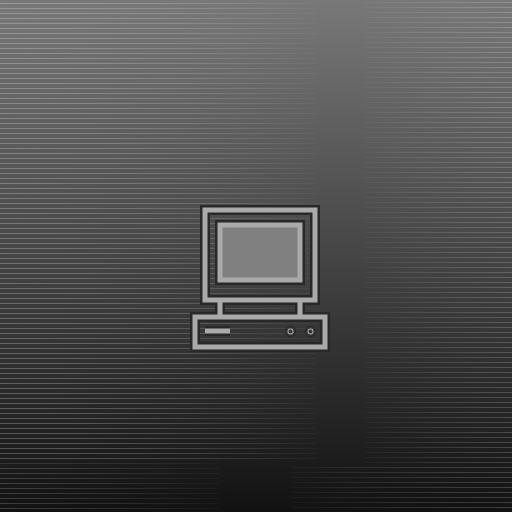
Frame 1 (no input)
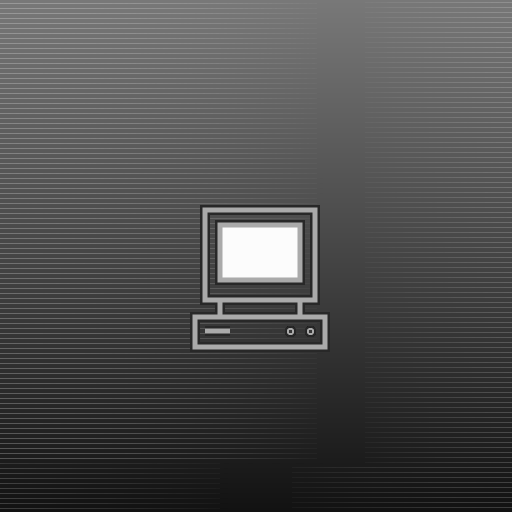
Frame 60 (no input)
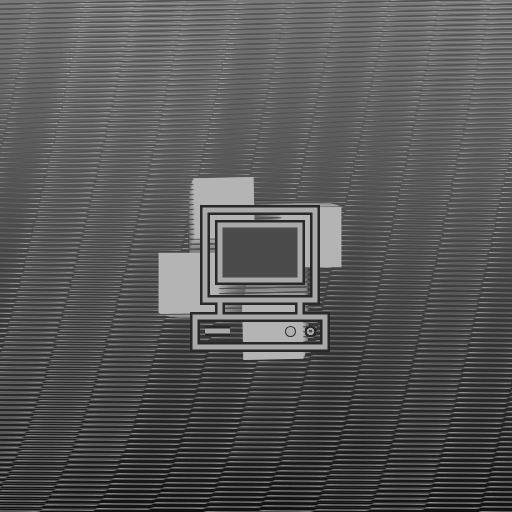
Frame 120 (the mouse pressed at the canvas centre since frame 60)

The p5.js sketch that drew these frames (run headless with seeded random() and noise() and a simulated clock; from frame 60 on, the mouse is pressed at the canvas centre):

// p5.js sketch
// ── sketch.js
///////////////////////-INSTRUCCIONES-///////////////////////////////
//////-PRESIONAR CLICK DERECHO PARA EL INICIO DEL MOVIMIENTO-///////
/////-PRESIONAR LAS TECLAS 1,2,3 Y 4 RESPECTIVAMENTE O EN ORDEN-/////
/////-ALEATORIO PARA GENERAR DIFERENTES FONDOS-/////////////////////

var angulo1 = 0.0; //rect. que se mueven
var angulo2 = 0.0; //color de la computadora
var desplazamiento = 40;
var escalar = 2;
var velocidad1 = 0.02;
var velocidad2 = 0.5;
var color1;
var color2;

function setup() {
  createCanvas(512, 512);
  frameRate(60);

  ////////////////////////FONDO//////////////////////////////
  for (var a = 0; a < 400; a++) {
    strokeWeight(5);
    stroke(2 * a * 0.5);
    line(-100 * a * 50, 600 + a * 2, 600 + a, 600 - a * 5);
  }
  ///////////////////////////////////////////////////////////
}

function draw() {
  //console.log("x: " + mouseX + " y:" + mouseY);

  //////////////VAR. COLORES EN MOVIMIENTO////////////////////////////
  var x1 = desplazamiento + sin(angulo1 * 2) * escalar;
  var y1 = desplazamiento + cos(angulo1 / 2) * escalar;
  var x2 = desplazamiento - sin(angulo1 * 2) * escalar;
  var y2 = desplazamiento - cos(angulo1 / 2) * escalar;

  var valorSeno = sin(angulo2);
  var color1 = map(-valorSeno, -1, 1, 0, 255);
  var color2 = map(valorSeno, -1, 1, 0, 255);
  ///////////////////////////////////////////////////////////////////////

  //////////////////TECLA 2 circulos//////////////////////////////////
  if (keyIsDown) {
    if (key == "2") {
      desplazamiento = desplazamiento + 10;
      if ((desplazamiento) => 75) {
        desplazamiento = 70;
      }
      for (i = 0.3; i < 30; i++) {
        for (j = 0.3; j < 30; j++) {
          rectMode(CENTER);
          noStroke();

          fill(random(0, 255), 90);
          ellipse(i * 25, random(j * 500, 0), random(0, 20));
        }
      }
    }
  }
  //////////////////////////////////////////////////////////////////////

  ///////////////////TECLA 1 //////////////////////////////////////
  push();
  if (keyIsDown) {
    if (key == "1") {
      for (i = 0.3; i < 30; i++) {
        for (j = 0.3; j < 30; j++) {
          rectMode(CENTER);
          stroke(color2, 1);
          fill(random(100, 150), 10);
          rect(i * 25, j * 25, random(5, 100));
        }
      }
    }
  }
  pop();
  ///////////////////////////////////////////////////////////////////////

  /////////////RECT. EN MOVIMIENTO  CLICK/////////////////////////////////
  push();
  if (keyIsDown) {
    if (mouseButton == LEFT) {
      for (var a = 0; a < 400; a++) {
        strokeWeight(1);
        stroke(color2, 100);
        line(-300 * a, 600 + a, 600 + a, 600 - a * 5);
      }
    }
  }
  pop();

  push();
  if (keyIsDown) {
    if (mouseButton == LEFT) {
      fill(color1);

      translate(180, 190);
      //strokeWeight(1);
      //stroke(color2);
      noStroke(0);
      rect(x1, y1, 60, 60);
      rect(x2, y2, 60, 60);
      translate(0, 150);
      rotate(300);
      rect(x2, y2, 60, 60);
      rect(x1, y1, 60, 60);

      //////velocidad en reversa de los rect
      push();
      if (x1 > 200 && y1 > 200) {
        velocidad1 = -velocidad1;
        velocidad2 = -velocidad2;
      }
      pop();
    }
  }
  pop();

  ////////////////////////TECLA 3 CUADRADOS/////////////////////////////
  if (keyIsDown) {
    if (key == "3")
      for (i = 0.3; i < 30; i++) {
        for (j = 0.3; j < 30; j++) {
          rectMode(CENTER);
          stroke(color1, 2);
          fill(random(100, 150), 10);
          rect(i * 50, j * 50, 40);
        }
      }
  }
  ///////////////////////////////////////////////////////////////////////

  ///////////////////////TECLA 4////////////////////////////////////////

  push();
  if (keyIsDown) {
    if (key == "4") {
      for (var a = 0; a < 400; a++) {
        strokeWeight(4);
        stroke(2 * a, 200);
        line(-100 * a * 50, 600 + a, 600 + a, 600 - a * 5);
      }
      for (i = 0.3; i < 30; i++) {
        for (j = 0.3; j < 30; j++) {
          rectMode(CENTER);
          stroke(color1, 2);
          fill(random(100, 150), 20);
          ellipse(i * 50, j * 50, 40);
        }
      }
    }
  }
  pop();

  ///////////////////////////////////////////////////////////

  /////////////////////////COMPUTADORA///////////////////////////////
  push();
  rectMode(CORNER);
  stroke(40);
  strokeWeight(10);
  rect(220, 225, 80, 55);
  noFill();
  rect(205, 210, 110, 90);
  line(220, 302, 220, 315);
  line(300, 302, 300, 315);
  rect(195, 317, 130, 30);
  strokeCap(SQUARE);
  line(205, 331, 230, 331);
  square(290, 331, 1, 1);
  square(310, 331, 1, 1);
  stroke(170);
  strokeWeight(5);
  fill(color2);
  rect(220, 225, 80, 55);
  noFill();
  rect(205, 210, 110, 90);
  line(220, 302, 220, 315);
  line(300, 302, 300, 315);
  rect(195, 317, 130, 30);
  line(205, 331, 230, 331);
  square(290, 331, 1, 1);
  square(310, 331, 1, 1);
  pop();
  ////////////////////////////////////////////////////////////////////////

  angulo1 += velocidad1;
  angulo2 += 0.03;
  escalar += velocidad2;

  document.oncontextmenu = function () {
    return false;
  }; // para que no se abra el menu de click derecho
}
